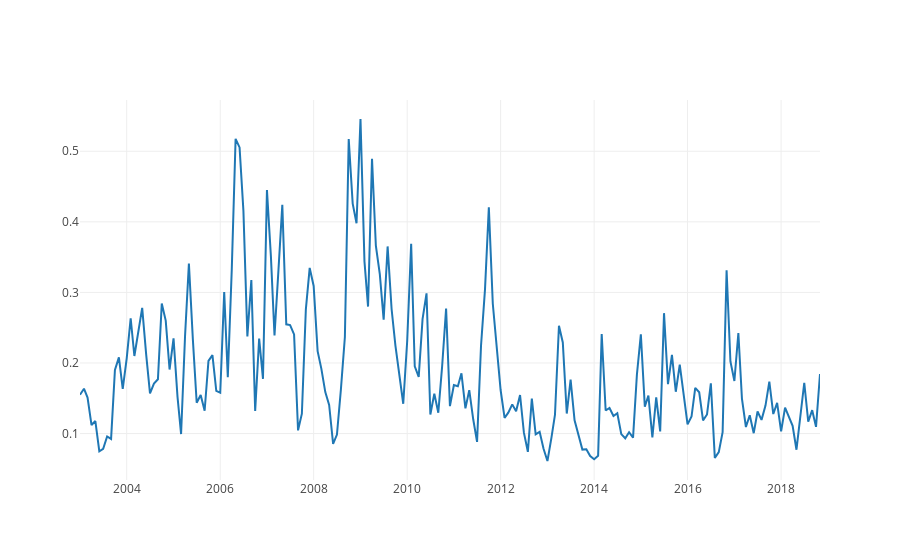

Notebook code cell kept with this figure:
### Code cell
r = df['SCFc01'].dropna().pct_change()
r = r.groupby([r.index.year.rename('year'), r.index.month.rename('month')]).std(ddof=1)*(252**.5)

iplot(go.Figure(data=[go.Line(x=pd.to_datetime(dict(year=r.index.get_level_values(0), month=r.index.get_level_values(1), day=1))
                              , y=r)]))

### Figure 1 — Plotly figure (JSON) as saved in the notebook; plotly's stock layout.template omitted (floating-point values rounded to 4 significant figures; data arrays with more than 128 entries replaced by an {"elided": "..."} marker saying what was removed)
{"data": [{"type": "scatter", "uid": "3ef1684a-e214-11e8-9e6c-784f43970ddb", "x": {"elided": "191 str values"}, "y": {"elided": "191 float values"}}], "layout": {"autosize": true, "xaxis": {"autorange": true, "range": ["2003-01-01", "2018-11-01"], "type": "date"}, "yaxis": {"autorange": true, "range": [0.03418, 0.5726], "type": "linear"}}}
